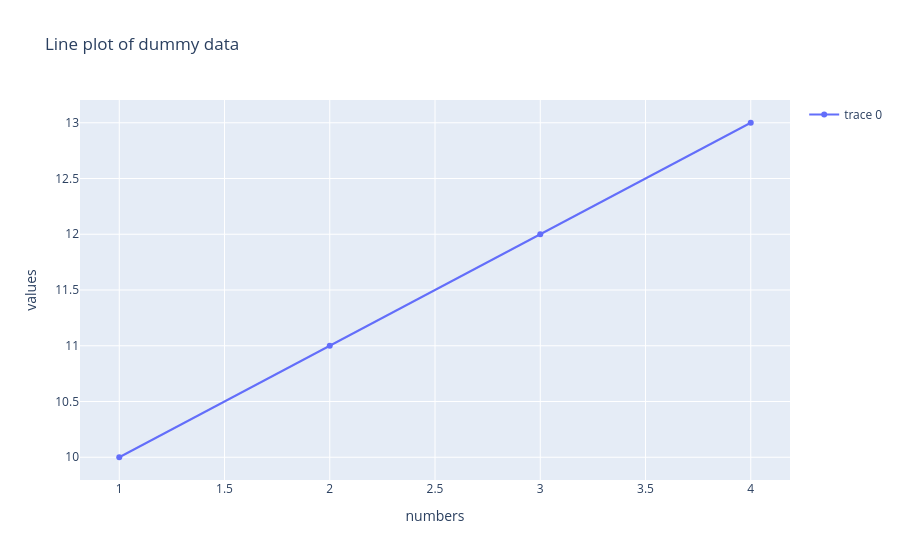
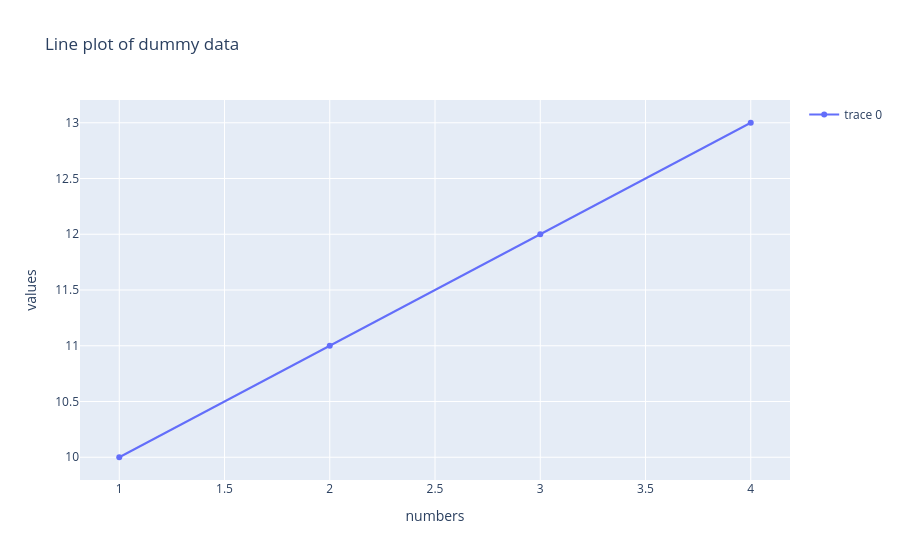

Notebook code for these charts, in order:
### Code cell
# customize the plot
fig.update_layout(
    title="Line plot of dummy data",
    xaxis_title="numbers",
    yaxis_title="values",
    showlegend=True
)
fig.show()
fig.show()

### Figure 1 — Plotly figure (JSON) as saved in the notebook; plotly's stock layout.template omitted (floating-point values rounded to 4 significant figures)
{"data": [{"type": "scatter", "x": [1, 2, 3, 4], "y": [10, 11, 12, 13]}], "layout": {"showlegend": true, "title": {"text": "Line plot of dummy data"}, "xaxis": {"title": {"text": "numbers"}}, "yaxis": {"title": {"text": "values"}}}}

### Figure 2 — Plotly figure (JSON) as saved in the notebook; plotly's stock layout.template omitted (floating-point values rounded to 4 significant figures)
{"data": [{"type": "scatter", "x": [1, 2, 3, 4], "y": [10, 11, 12, 13]}], "layout": {"showlegend": true, "title": {"text": "Line plot of dummy data"}, "xaxis": {"title": {"text": "numbers"}}, "yaxis": {"title": {"text": "values"}}}}
